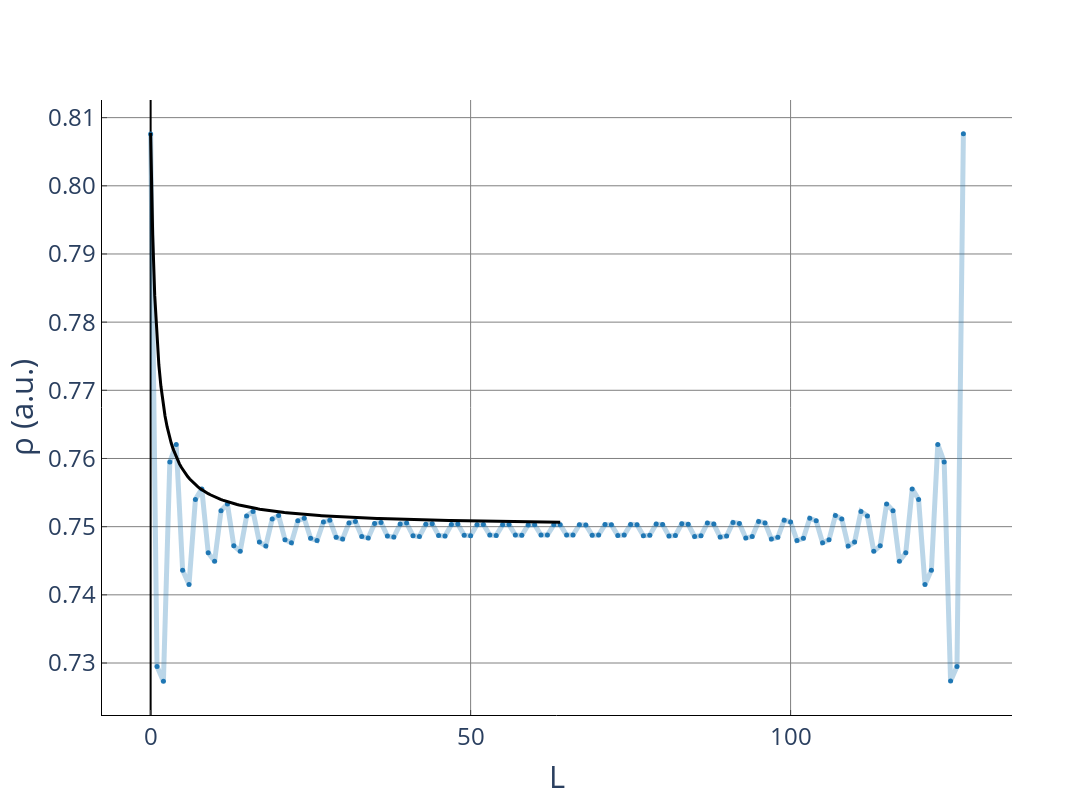

The notebook cell saved with this chart:
### Code cell
p = 1.5672020623115244
l = [float(i.strip()) for i in open("./MPS_groundstate/fractional density.txt") if not i.startswith("#")]

figure = go.Figure()
colors = plotly.colors.DEFAULT_PLOTLY_COLORS

i=0

figure.add_trace(go.Scatter(
    name = 'Γ(r)',
    mode = 'markers+lines',
    marker=dict(color=colors[i].replace(")", "").replace("rgb", "rgba")+', 1)', size=5),
    line=dict(color=colors[i].replace(")", "").replace("rgb", "rgba")+', 0.3)', width=5),
    x = np.arange(0, len(l)),
    y = l))

x = np.linspace(0, 64, 200)
a = [-1.076826736424263, 0.057787465165711545]
y = 0.75 + a[1] * (x+1)**a[0]

figure.add_trace(go.Scatter(
    name = 'exp fit',
    mode = 'lines',
    line=dict(color='black', width=3),
    x = x,
    y = y))

figure.update_xaxes(title_text='L',
                    ticks="inside",
                    nticks = 5, showgrid=True, zeroline=True, linecolor="black", gridcolor="gray", zerolinecolor="black", tickfont=dict(size=24), tickformat=".0f")
figure.update_yaxes(title_text='ρ (a.u.)',
                    ticks="inside", showgrid=True, zeroline=True, linecolor="black", gridcolor="gray", zerolinecolor="black", tickfont=dict(size=24), tickformat=".2f")
figure.update_layout(paper_bgcolor='rgba(255, 255, 255, 1)', plot_bgcolor='rgba(255, 255, 255, 1)')
figure.update_layout(font=dict(size=26))
figure.update_layout(height = 800, width = 1200)
figure.update_layout(showlegend=False)

figure.show()

figure.write_image("./figures/Density-profiles-fractional density.pdf")
time.sleep(5)
figure.write_image("./figures/Density-profiles-fractional density.pdf")

### Figure 1 — Plotly figure (JSON) as saved in the notebook; plotly's stock layout.template omitted (floating-point values rounded to 4 significant figures; data arrays with more than 128 entries replaced by an {"elided": "..."} marker saying what was removed)
{"data": [{"line": {"color": "rgba(31, 119, 180, 0.3)", "width": 5}, "marker": {"color": "rgba(31, 119, 180, 1)", "size": 5}, "mode": "markers+lines", "name": "Γ(r)", "type": "scatter", "x": [0, 1, 2, 3, 4, 5, 6, 7, 8, 9, 10, 11, 12, 13, 14, 15, 16, 17, 18, 19, 20, 21, 22, 23, 24, 25, 26, 27, 28, 29, 30, 31, 32, 33, 34, 35, 36, 37, 38, 39, 40, 41, 42, 43, 44, 45, 46, 47, 48, 49, 50, 51, 52, 53, 54, 55, 56, 57, 58, 59, 60, 61, 62, 63, 64, 65, 66, 67, 68, 69, 70, 71, 72, 73, 74, 75, 76, 77, 78, 79, 80, 81, 82, 83, 84, 85, 86, 87, 88, 89, 90, 91, 92, 93, 94, 95, 96, 97, 98, 99, 100, 101, 102, 103, 104, 105, 106, 107, 108, 109, 110, 111, 112, 113, 114, 115, 116, 117, 118, 119, 120, 121, 122, 123, 124, 125, 126, 127], "y": [0.8076, 0.7295, 0.7273, 0.7595, 0.7621, 0.7436, 0.7415, 0.754, 0.7555, 0.7462, 0.7449, 0.7523, 0.7533, 0.7472, 0.7464, 0.7516, 0.7522, 0.7477, 0.7472, 0.7511, 0.7516, 0.7481, 0.7476, 0.7509, 0.7512, 0.7483, 0.748, 0.7507, 0.751, 0.7484, 0.7482, 0.7505, 0.7508, 0.7485, 0.7483, 0.7505, 0.7506, 0.7486, 0.7485, 0.7504, 0.7505, 0.7487, 0.7486, 0.7503, 0.7504, 0.7487, 0.7486, 0.7503, 0.7504, 0.7487, 0.7487, 0.7503, 0.7503, 0.7488, 0.7487, 0.7503, 0.7503, 0.7488, 0.7487, 0.7503, 0.7503, 0.7488, 0.7488, 0.7503, 0.7503, 0.7488, 0.7488, 0.7503, 0.7503, 0.7487, 0.7488, 0.7503, 0.7503, 0.7487, 0.7488, 0.7503, 0.7503, 0.7487, 0.7487, 0.7504, 0.7503, 0.7486, 0.7487, 0.7504, 0.7503, 0.7486, 0.7487, 0.7505, 0.7504, 0.7485, 0.7486, 0.7506, 0.7505, 0.7483, 0.7485, 0.7508, 0.7505, 0.7482, 0.7484, 0.751, 0.7507, 0.748, 0.7483, 0.7512, 0.7509, 0.7476, 0.7481, 0.7516, 0.7511, 0.7472, 0.7477, 0.7522, 0.7516, 0.7464, 0.7472, 0.7533, 0.7523, 0.7449, 0.7462, 0.7555, 0.754, 0.7415, 0.7436, 0.7621, 0.7595, 0.7273, 0.7295, 0.8076]}, {"line": {"color": "black", "width": 3}, "mode": "lines", "name": "exp fit", "type": "scatter", "x": {"elided": "200 float values"}, "y": {"elided": "200 float values"}}], "layout": {"font": {"size": 26}, "height": 800, "paper_bgcolor": "rgba(255, 255, 255, 1)", "plot_bgcolor": "rgba(255, 255, 255, 1)", "showlegend": false, "width": 1200, "xaxis": {"gridcolor": "gray", "linecolor": "black", "nticks": 5, "showgrid": true, "tickfont": {"size": 24}, "tickformat": ".0f", "ticks": "inside", "title": {"text": "L"}, "zeroline": true, "zerolinecolor": "black"}, "yaxis": {"gridcolor": "gray", "linecolor": "black", "showgrid": true, "tickfont": {"size": 24}, "tickformat": ".2f", "ticks": "inside", "title": {"text": "ρ (a.u.)"}, "zeroline": true, "zerolinecolor": "black"}}}
